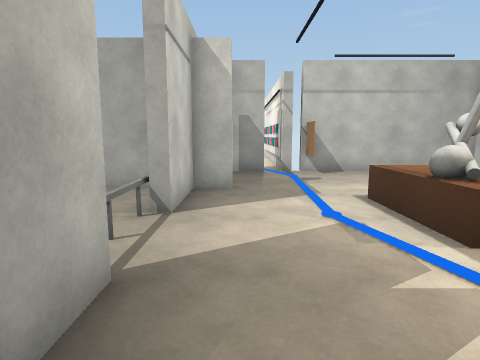
view 1 (above)

12 first-person views from a walk through a scene from a Unity 3-D project. The camera is 1.3 m above the floor, tilts 8° down and sees 75° across. Doors are open. The floor is counted in squares, 1 m on a side. Each view is taken from the middle of a square. On the plan, view 1 faces up. The plan holds only what a view shows up to about 14 squares ahead; the rest is blank. The place goes on beyond the plan. The player is left out.

view 2
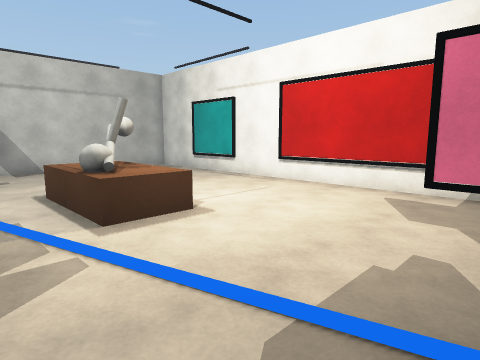

view 3
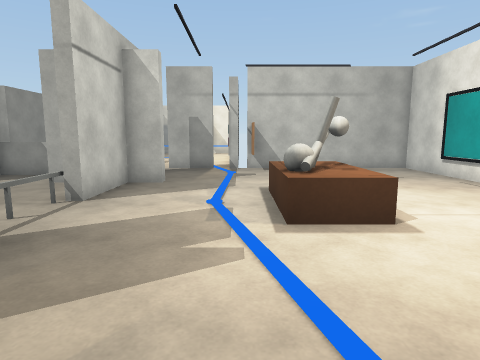

view 4
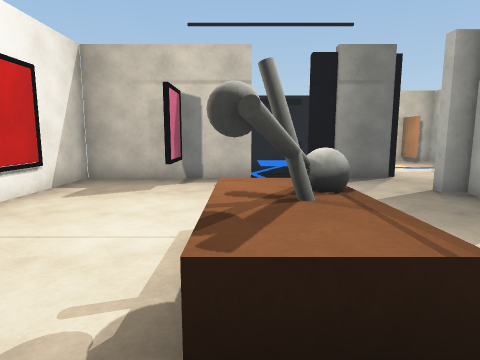

view 5
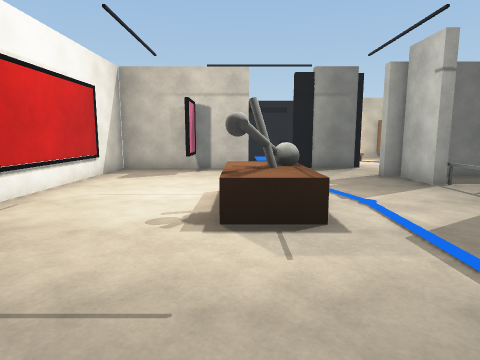

view 6
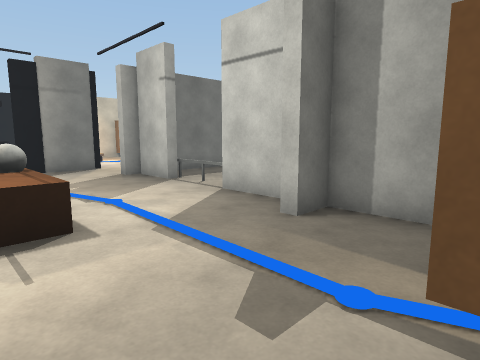

view 7
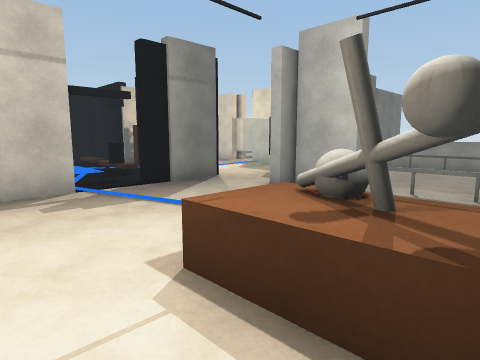

view 8
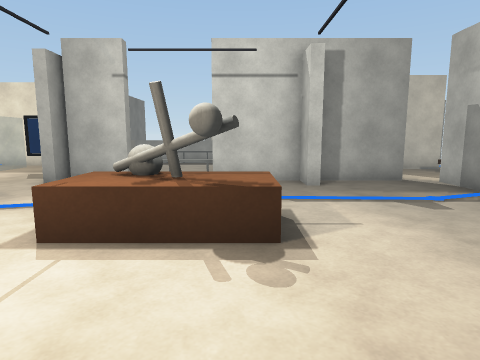

view 9
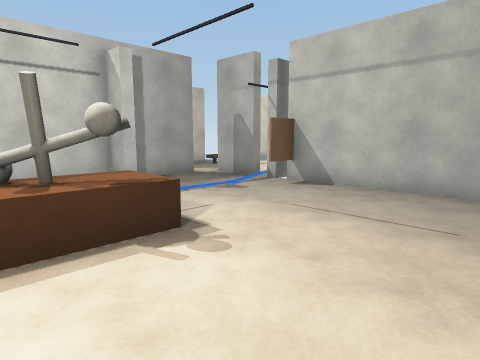

view 10
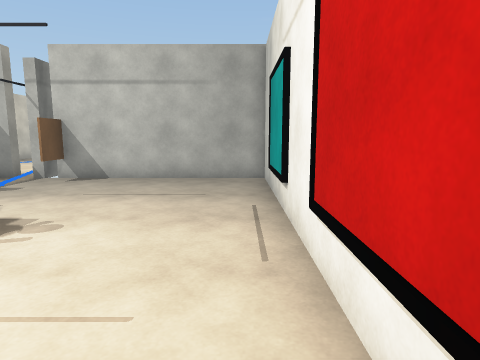

view 11
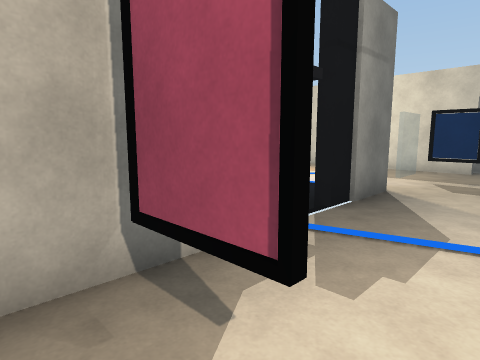

view 12
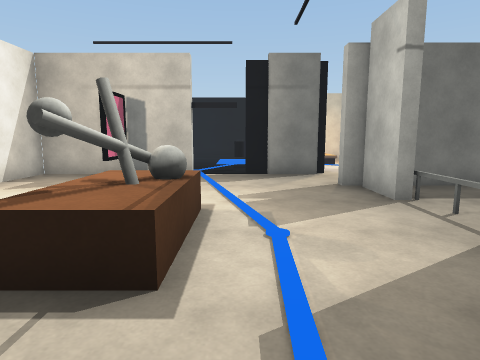

### Floor plan
Points are (right, up) in squares from view 1. A wall is a line through its corners. A room is listed if a view was taken in it or the views show most of it. See-through windows are left out.
Room 1 (views 1, 2, 3, 4, 5, 6, 7, 8, 9, 10, 11, 12)
walls: (2.5, 10.6) (2.5, 11.8) (2.5, 10.6); (-1.6, 2.7) (-1.2, 2.7) (-1.2, 1); (5.8, -1.5) (5.8, 0.2) (5.8, -1.4); (1.8, 11.7) (1.6, 11.7); (3.6, -2.1) (3.6, -1.7) (8.7, -1.7) (8.7, 11.7) (2.3, 11.7); (0.9, 11.7) (-1, 11.7); (-2.4, 0.8) (-0.7, 0.8) (-0.7, 0.4); (-1.2, 10.9) (-1.2, 8.1) (-0.2, 8.1) (-0.2, 7.8) (-1.2, 7.8) (-1.2, 5.2) (-1.6, 5.2); (-0.8, -1.7) (1.8, -1.7) (1.8, -2.2); (-3.1, -0.2) (-3.1, -1.5)
low walls: (4.3, 4.6) (4.3, 3.5) (2.7, 3.5) (2.7, 4.6); (2.7, 5.4) (2.7, 6.5) (4.3, 6.5) (4.3, 5.4); (-1.6, 5.5) (-1.6, 2.7)
ways out: opening at (3, -2); gap at (-2, -2); gap at (-2, 5)
objects: other object (3, 5) to (4, 5)

Positions as (right, up) in squares from view 1, and headings:
1: (0, 0), facing up
2: (1, -1), facing up-right
3: (2, -1), facing up
4: (4, 8), facing down
5: (4, 11), facing down
6: (4, 11), facing down-left
7: (6, 6), facing down-left
8: (8, 6), facing left
9: (8, 4), facing up-left
10: (8, 2), facing up
11: (7, 1), facing down-left
12: (2, 9), facing down
